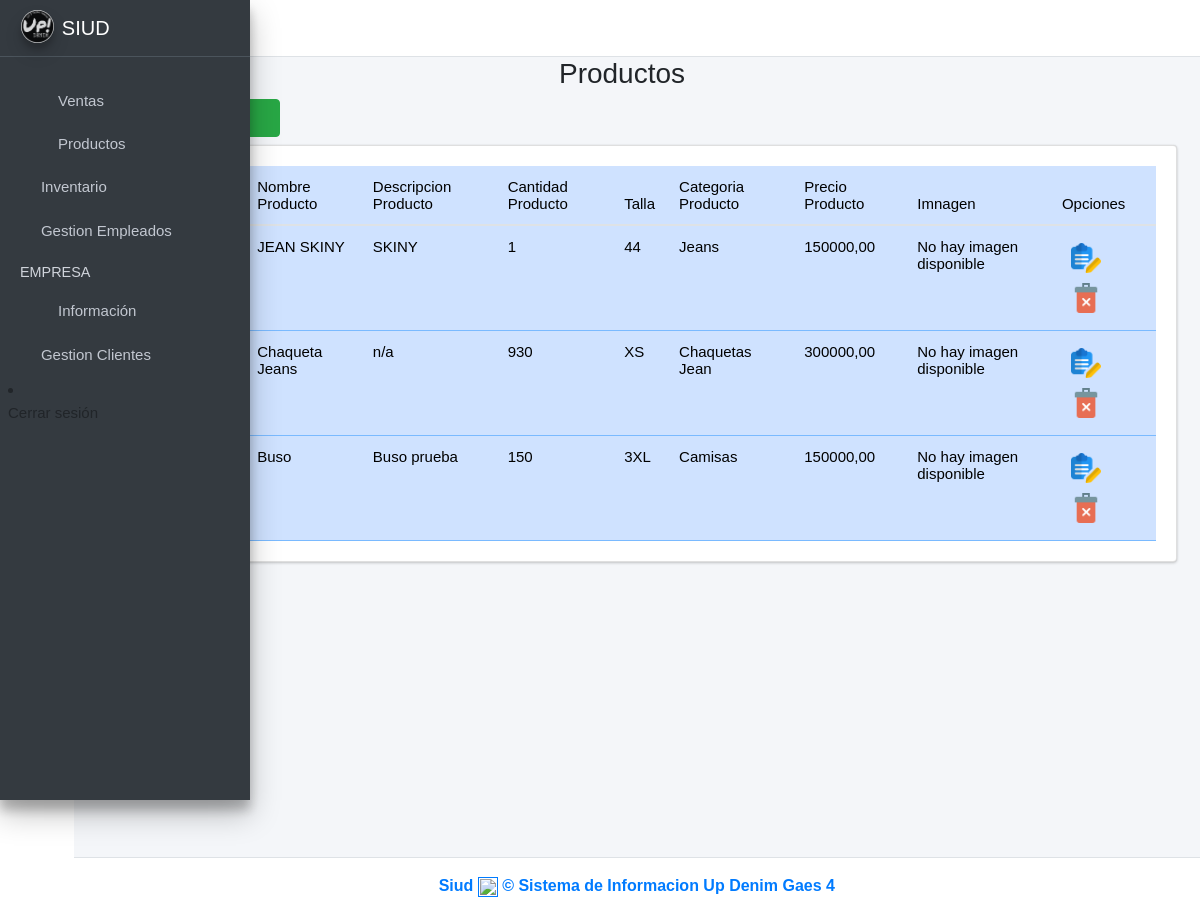
The app's page /productos/, older data.
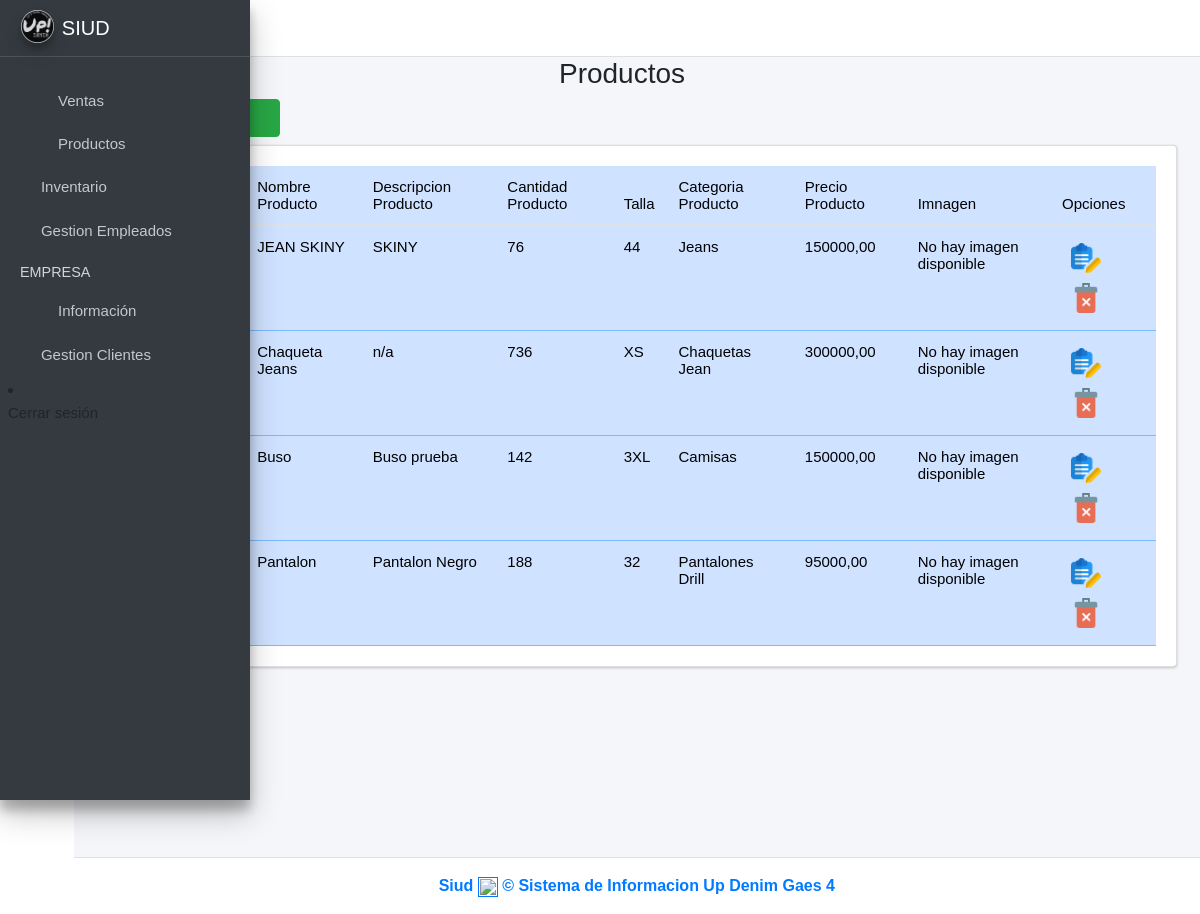
The same page, newer data.
### ventas/models.py (models this page shows, shortened)
class Producto(models.Model):
    cod_producto = models.CharField(primary_key=True, unique=True, blank=False, null=False, max_length=15)
    nombre_producto = models.CharField(max_length=45, null=False)
    precio_venta = models.DecimalField(max_digits=10, decimal_places=2, null=False, blank=False)
    descripcion_producto = models.CharField(max_length=45)
    cantidad_productos = models.PositiveIntegerField(null=False)
    imagen = models.ImageField(upload_to='productos', null=True, blank=True)
    idcategoria_producto = models.ForeignKey(CategoriaProducto, on_delete=models.CASCADE)
    idtalla = models.ForeignKey(Talla, on_delete=models.CASCADE)
    created = models.DateTimeField(auto_now_add=True)
    updated = models.DateTimeField(auto_now=True)
    class Meta:
        verbose_name = 'producto'
        verbose_name_plural = 'productos'

class Talla(models.Model):
    idtalla = models.AutoField(primary_key=True)
    talla = models.CharField(max_length=45, unique=True)
    class Meta:
        verbose_name = 'talla'
        verbose_name_plural = 'tallas'
    def __str__(self):
        return f"{self.talla}"

class CategoriaProducto(models.Model):
    idcategoria_producto = models.AutoField(primary_key=True)
    categoria_producto = models.CharField(max_length=45, unique=True, blank=False, null=False)
    class Meta:
        verbose_name = 'categoriaproducto'
        verbose_name_plural = 'categoriasproducto'
    def __str__(self):
        return f"{self.categoria_producto}"

### ventas/views.py (the view)
# urls.py: path('productos/', views.productos_vista, name='Productos'),
def productos_vista(request):
    producto = Producto.objects.all()
    talla = Talla.objects.all()
    categoriaproducto = CategoriaProducto.objects.all()
    form_personal = AgregarProductoForm()
    context ={
        'producto' : producto,
        'form_personal' : form_personal,
        'talla' : talla,
        'categoriaproducto' : categoriaproducto,
    }
    return render(request, 'productos.html', context)

### ventas/templates/productos.html (shortened to what this page needs)
{% extends "base.html" %}
{% load static %}
{% load widget_tweaks %}
{% block content %}
<link rel="stylesheet" href="{% static 'index/css/b4.css' %}">
<div class="row">
    <div class="col-md-12">
        <h3 class="text-center">Productos   <i class="fas fa-users"></i></h3> <! -- Es para cambiar el icono xd -- >
        <div class="col-md-3 pb-2">
            <a href="#AgregarPersonalModal"
                data-toggle="modal" data-dismiss="modal">
                <button type="button" class="btn btn-success">
                    <i class="fas fa-plus-circle"></i>
                </button>
            </a>
        </div>
        <div class="card card-body" style="overflow:scroll">
            <table class="table table-hover table-primary" id="myTable">
                <thead>
                    <tr>
                        <th># ID</th>
                        <th>Codigo</th>
                        <th>Nombre Producto</th>
                        <th>Descripcion Producto</th>
                        <th>Cantidad Producto</th>
                        <th>Talla</th>
                        <th>Categoria Producto</th>
                        <th>Precio Producto</th>
                        <th>Imnagen</th>
                        <th>Opciones</th>
                    </tr>
                </thead>
                <tbody class="text-dark">
                    {% for i in producto %}
                    <tr>
                        <td>{{forloop.counter}}</td>
                        <td>{{i.cod_producto}}</td>
                        <td>{{i.nombre_producto}}</td>
                        <td>{{i.descripcion_producto}}</td>
                        <td>{{i.cantidad_productos}}</td>
                        <td>{{i.idtalla.talla}}</td>
                        <td>{{i.idcategoria_producto}}</td>
                        <td>{{i.precio_venta}}</td>
                        {% if i.imagen and i.imagen.url %}
                            <td><img src="{{ i.imagen.url }}" alt="Error" width="100" height="100"></td>
                        {% else %}
                            <td>No hay imagen disponible</td>
                        {% endif %}
                        <td>
                            <button onclick="editarPersonal('{{i.iddocumento.documentoidentidad}}')"
                               class="btn btn-dark-outline btn-sm" data-toggle="modal"
                                href="#EditarPersonalModal"><img src="{% static 'index/img/editar.png' %}" alt="Error"
                                    width="30"></button>
                                    <button onclick="eliminarPersonal('{{i.cod_producto}}')" class="btn btn-dark-outline btn-sm"
                                    data-toggle="modal" href="#EliminarPersonalModal"><img
                                        src="{% static 'index/img/delete.png' %}" alt="Error" width="30"></button>
                            </td>
                    </tr>
                    {% endfor %}
                </tbody>
            </table>
        </div>
    </div>
</div>
{% endblock %}

Row changes from the older to the newer data that the page shows:
changed Producto "JEAN SKINY": cantidad_productos "1" → "76"
changed Producto "Chaqueta Jeans": cantidad_productos "930" → "736"
changed Producto "Buso": cantidad_productos "150" → "142"
added Producto: nombre_producto "Pantalon", descripcion_producto "Pantalon Negro", cantidad_productos "188", idtalla.talla "32", idcategoria_producto "Pantalones Drill", precio_venta "95000,00", imagen "No hay imagen disponible"
